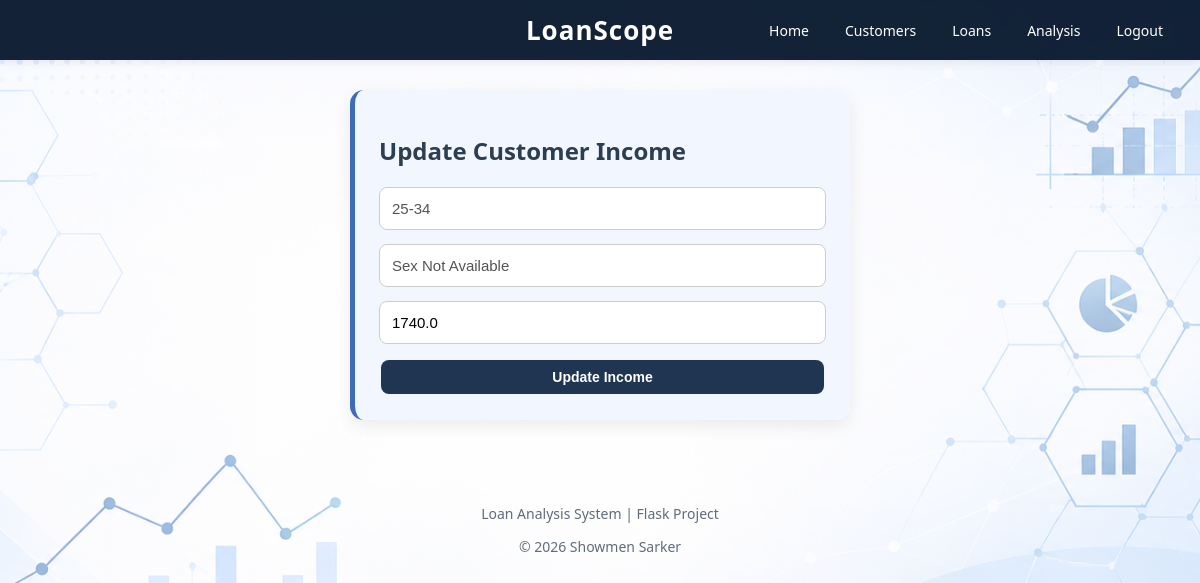
Page /update_customer/24890 (signed in) on the committed database.
### app/models/customer.py (models this page shows)
class Customer(db.Model):
    id = db.Column(
        db.Integer,
        primary_key=True
    )
    age = db.Column(
        db.String(20)
    )
    income = db.Column(
        db.Float
    )
    gender = db.Column(
        db.String(10)
    )
    loans = db.relationship(
        "Loan",
        backref="customer",
        lazy=True
    )

### app/controllers/routes.py (the view, shortened to what this page needs)
@main.route("/update_customer/<int:id>", methods=["GET", "POST"])
def update_customer(id):
    try:
        customer = Customer.query.get_or_404(id)
        return render_template(
            "update_customer.html",
            customer=customer
        )
    except SQLAlchemyError as e:
        db.session.rollback()
        flash(
            "Unable to update customer.",
            "error"
        )
        print(e)
        return render_template(
            "errors/500.html"
        ), 500

### app/templates/update_customer.html
{% extends "base.html" %}
{% block content %}
<div class="card form-card">
    <h2>Update Customer Income</h2>
    <form method="POST">
        <input
            type="text"
            value="{{ customer.age }}"
            disabled
        >
        <input
            type="text"
            value="{{ customer.gender }}"
            disabled
        >
        <input
            type="number"
            step="0.01"
            min="0"
            name="income"
            value="{{ customer.income }}"
            required
        >
        <button class="btn">
            Update Income
        </button>
    </form>
</div>
{% endblock %}

### app/static/style.css (style rules this page uses)
body { margin: 0; font-family: "Segoe UI", Arial, sans-serif; color: #2c3e50; background: url("/static/background.png") no-repeat center center fixed; background-size: cover; overflow-x: hidden; }
* { box-sizing: border-box; }
.btn { padding: 9px 16px; border: none; border-radius: 8px; background: #1f3552; color: white !important; cursor: pointer; transition: 0.25s ease; font-size: 14px; font-weight: 600; display: inline-block; margin: 2px; }
.card { width: 100%; margin-bottom: 20px; padding: 24px; border-radius: 14px; border-left: 5px solid #3d6cb9; background: rgba(240, 246, 255, 0.92); box-shadow: 0 6px 18px rgba(0, 0, 0, 0.08); transition: transform 0.25s ease, box-shadow 0.25s ease; overflow: hidden; }
.form-card { max-width: 500px; width: 100%; margin: auto; }
.form-card form { display: flex; flex-direction: column; gap: 14px; }
.form-card input, .form-card select { padding: 12px; border-radius: 8px; border: 1px solid #ccc; font-size: 15px; background: white; width: 100%; }

### rows in the picture
Customer: age "25-34", gender "Sex Not Available", income "1740.0"
